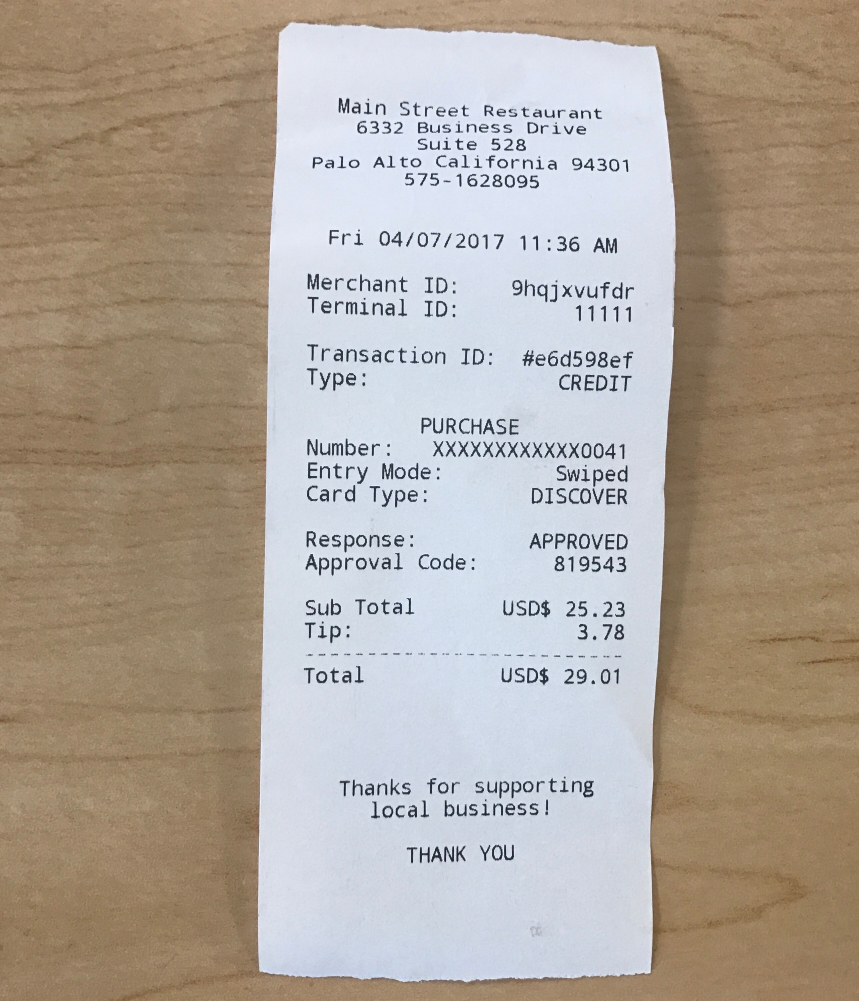
#> input picture SmartSpend/recieptscanner/testimages/testimage4.jpeg, 2577 x 3001 px (shown at 1/3 size)
$ python scanner.py
#> lines starting #> are read from the running program, lines starting #| are printed output that depends on the picture
import numpy as np
import cv2
import os
import imutils
from imutils.perspective import four_point_transform


#Image Filtering

os.environ["QT_QPA_PLATFORM"] = "offscreen" #error handling deto maj ne ni trqbva?????

image = cv2.imread('./testimages/testimage4.jpeg')
#> image is the input picture: shape (3001, 2577, 3); mean B, G, R 154.3, 165.2, 175.3

gray = cv2.cvtColor(image, cv2.COLOR_BGR2GRAY)
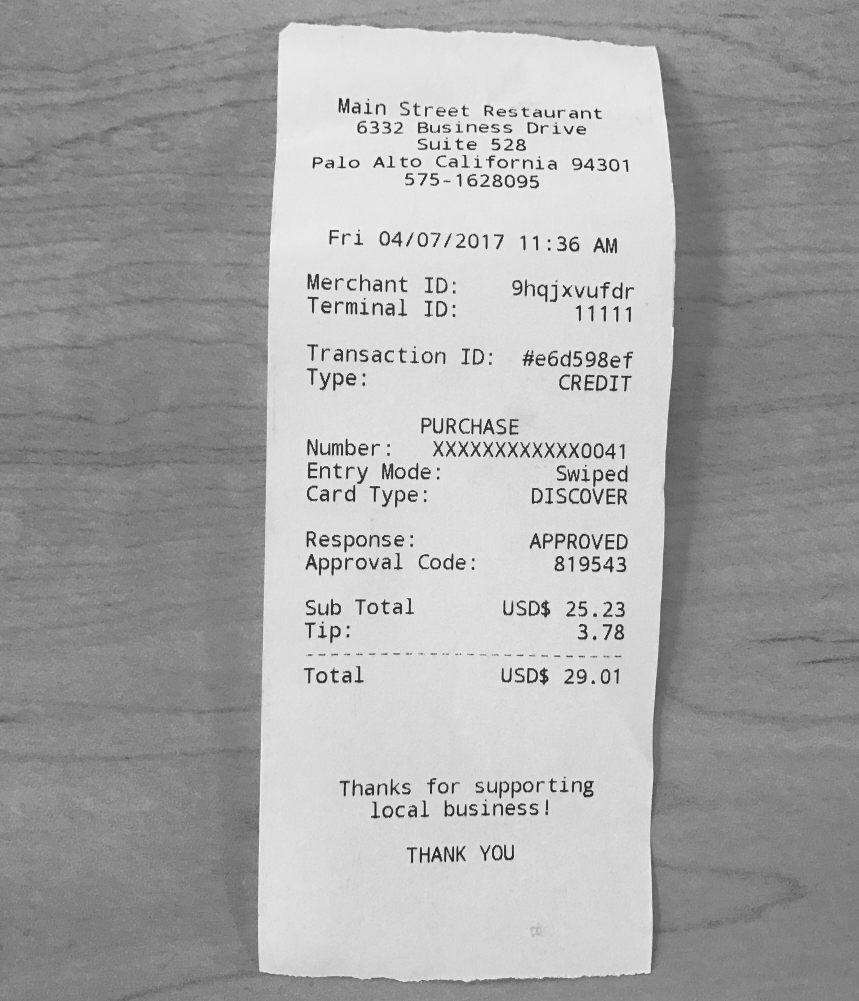
#> gray: shape (3001, 2577) (shown at 1/3 size); min 6, max 255, mean 167

#blurred = cv2.GaussianBlur(gray, (5, 5), 0)

#thresh = cv2.adaptiveThreshold(
#    blurred, 255, cv2.ADAPTIVE_THRESH_GAUSSIAN_C, cv2.THRESH_BINARY_INV, 11, 2)

kernel = np.ones((5, 5), np.uint8)
thresh = cv2.morphologyEx(gray, cv2.MORPH_CLOSE, kernel)

contours, _ = cv2.findContours(thresh, cv2.RETR_EXTERNAL, cv2.CHAIN_APPROX_SIMPLE)
#> contours = [[[0, 0], [0, 3000], [2576, 3000], [2576, 0]]]

contours = sorted(contours, key=cv2.contourArea, reverse=True)
screen_contour = None

for contour in contours:
    peri = cv2.arcLength(contour, True)
    approx = cv2.approxPolyDP(contour, 0.02 * peri, True)

    if len(approx) == 4:
        screen_contour = approx
        break
#> this loop made 1 pass
#> (peri, screen_contour) on pass 1: (11152, [[0, 0], [0, 3000], [2576, 3000], [2576, 0]])

if screen_contour is not None:
    debug_image = thresh.copy()
    cv2.drawContours(debug_image, [screen_contour], -1, (0, 255, 0), 2)
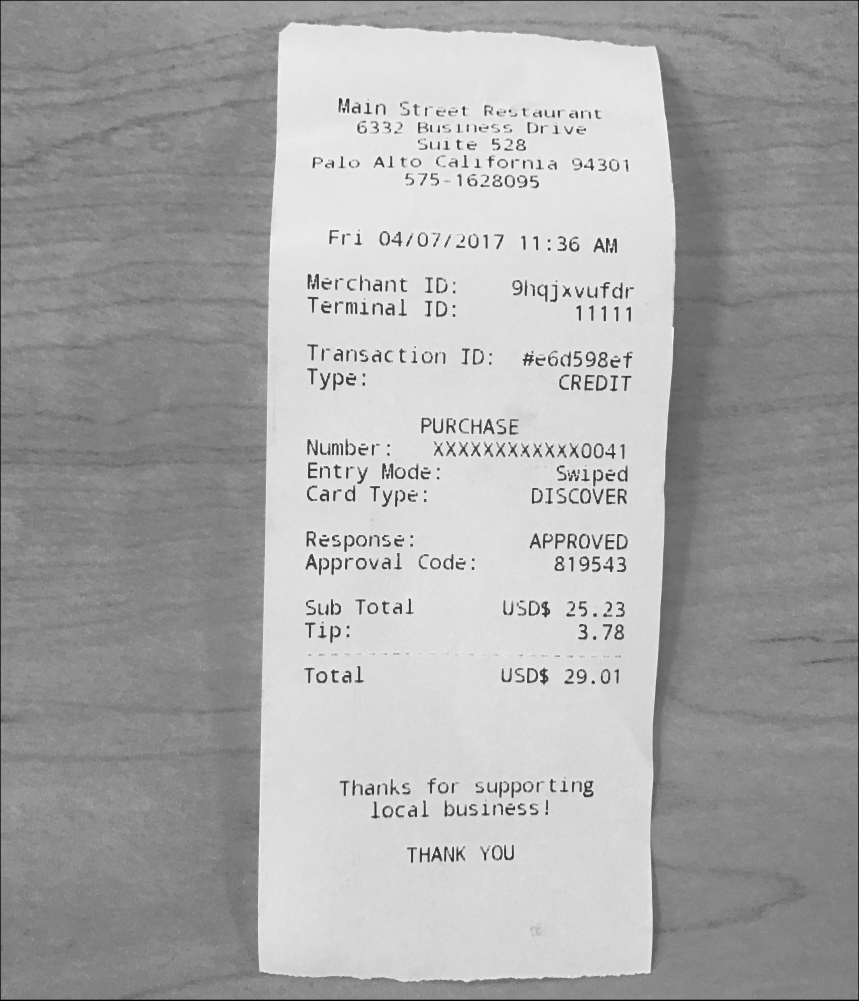
#> debug_image: shape (3001, 2577) (shown at 1/3 size); min 0, max 255, mean 169.1

    filtered = four_point_transform(thresh, screen_contour.reshape(4, 2))

    cv2.imwrite("imagefiltered.jpg", filtered)

    print("Perspective transformation completed successfully!")
else:
    print("No rectangular contour found.")

    #return message to user to post a better image;


#Text from Image Scanner

import pytesseract

inverted_filtered = cv2.bitwise_not(filtered)
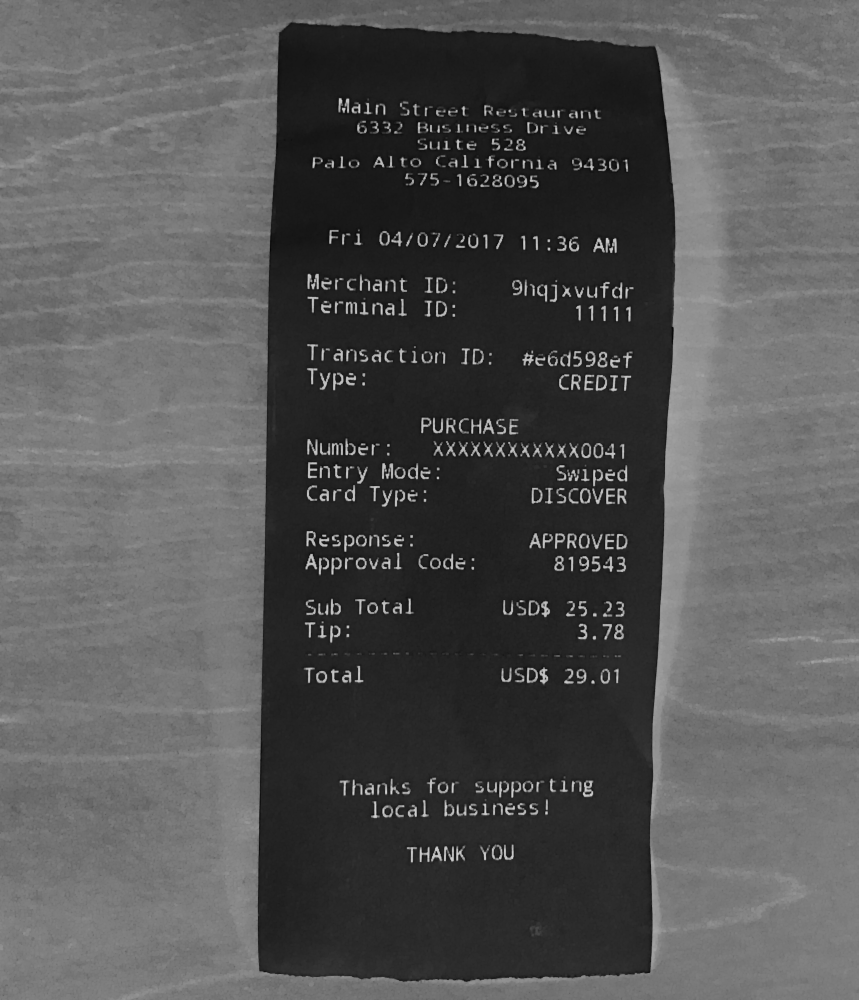
#> inverted_filtered: shape (3000, 2576) (shown at 1/3 size); min 0, max 216, mean 85.4
resized = cv2.resize(inverted_filtered, None, fx=2, fy=2, interpolation=cv2.INTER_CUBIC)
custom_config = r'--oem 3 --psm 6'  # OCR Engine Mode 3, Page Segmentation Mode 6
#> (the run stopped early here; a loop or call above may not have finished)
